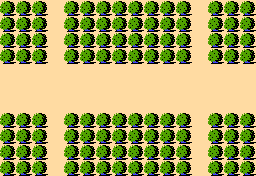

The image is a tile-based game level rendered from a .tmx file. Its description and complete source (layers, tilesets, objects, tile grids) follow:
An orthogonal 16x11 tile map with 16x16 px tiles, 1 tile layer (Tile Layer 1).

<map version="1.10" tiledversion="1.10.0" orientation="orthogonal" renderorder="right-down" width="16" height="11" tilewidth="16" tileheight="16" infinite="0" nextlayerid="2" nextobjectid="1">
 <tileset firstgid="1" source="../Tileset2.tsx" />
 <layer id="1" name="Tile Layer 1" width="16" height="11">
  <data encoding="csv">
20,20,20,1,20,20,20,20,20,20,20,20,1,20,20,20,
20,20,20,1,20,20,20,20,20,20,20,20,1,20,20,20,
20,20,20,1,20,20,20,20,20,20,20,20,1,20,20,20,
20,20,20,1,20,20,20,20,20,20,20,20,1,20,20,20,
1,1,1,1,1,1,1,1,1,1,1,1,1,1,1,1,
1,1,1,1,1,1,1,1,1,1,1,1,1,1,1,1,
1,1,1,1,1,1,1,1,1,1,1,1,1,1,1,1,
20,20,20,1,20,20,20,20,20,20,20,20,1,20,20,20,
20,20,20,1,20,20,20,20,20,20,20,20,1,20,20,20,
20,20,20,1,20,20,20,20,20,20,20,20,1,20,20,20,
20,20,20,1,20,20,20,20,20,20,20,20,1,20,20,20
</data>
 </layer>
</map>
